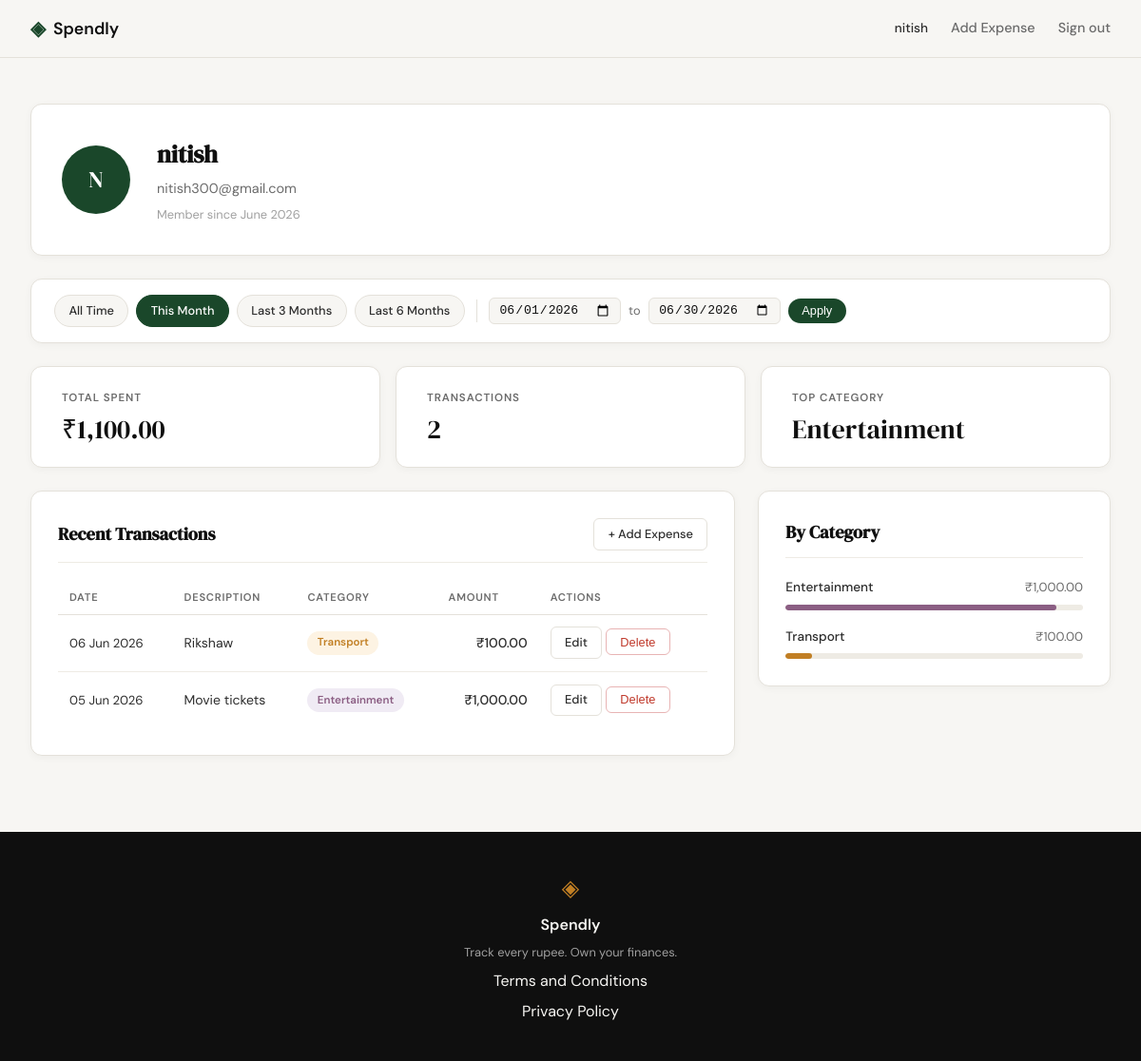
Before: /profile?date_from=2026-06-01&date_to=2026-06-30 (signed in) with the older database file.
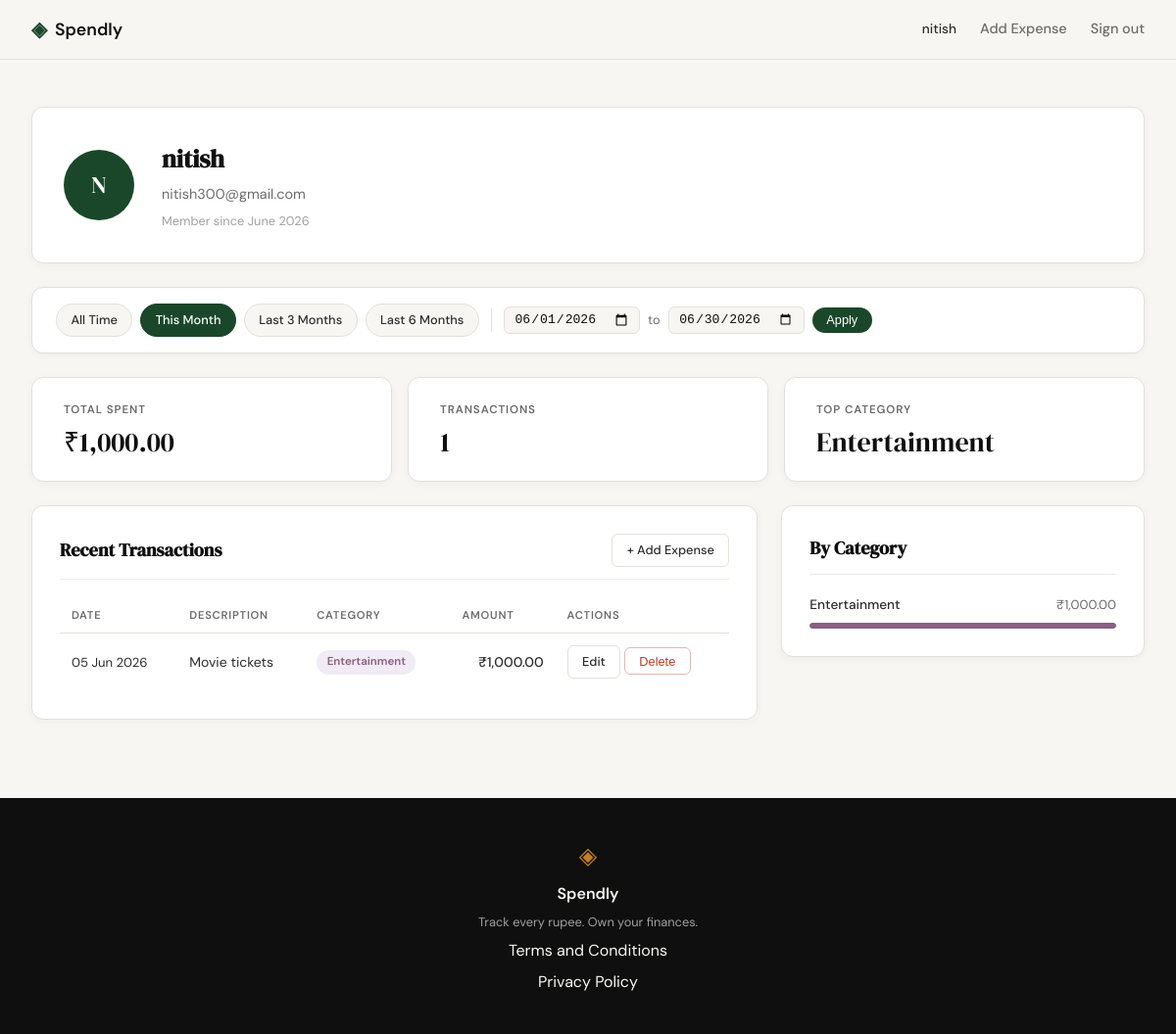
After: the same page with the newer database file.
### tables this page shows
CREATE TABLE users (
            id            INTEGER PRIMARY KEY AUTOINCREMENT,
            name          TEXT    NOT NULL,
            email         TEXT    UNIQUE NOT NULL,
            password_hash TEXT    NOT NULL,
            created_at    TEXT    DEFAULT (datetime('now'))
        );

CREATE TABLE expenses (
            id          INTEGER PRIMARY KEY AUTOINCREMENT,
            user_id     INTEGER NOT NULL REFERENCES users(id),
            amount      REAL    NOT NULL,
            category    TEXT    NOT NULL,
            date        TEXT    NOT NULL,
            description TEXT,
            created_at  TEXT    DEFAULT (datetime('now'))
        );

### app.py (the view)
@app.route("/profile")
def profile():
    if not session.get("user_id"):
        return redirect(url_for("login"))
    uid = session["user_id"]
    today = date.today()
    date_from = _parse_date(request.args.get("date_from"))
    date_to = _parse_date(request.args.get("date_to"))
    if date_from and date_to and date_from > date_to:
        flash("Start date must be before end date.", "error")
        date_from = date_to = None
    today_str = today.isoformat()
    this_month_from = today.replace(day=1).isoformat()
    this_month_to = today.replace(
        day=calendar.monthrange(today.year, today.month)[1]
    ).isoformat()
    presets = {
        "this_month": {"date_from": this_month_from, "date_to": this_month_to},
        "last_3":     {"date_from": _months_ago(today, 3), "date_to": today_str},
        "last_6":     {"date_from": _months_ago(today, 6), "date_to": today_str},
    }
    return render_template(
        "profile.html",
        user=get_user_by_id(uid),
        stats=get_summary_stats(uid, date_from, date_to),
        expenses=get_recent_transactions(uid, date_from=date_from, date_to=date_to),
        categories=get_category_breakdown(uid, date_from, date_to),
        date_from=date_from,
        date_to=date_to,
        presets=presets,
    )

### app.py (called while the page is built)
def _parse_date(val):
    try:
        datetime.strptime(val, "%Y-%m-%d")
        return val
    except (ValueError, TypeError):
        return None

def _months_ago(today, n):
    m, y = today.month - n, today.year
    while m <= 0:
        m += 12
        y -= 1
    return date(y, m, 1).isoformat()

### database/db.py (called while the page is built)
def get_db():
    conn = sqlite3.connect(DB_PATH)
    conn.row_factory = sqlite3.Row
    conn.execute("PRAGMA foreign_keys = ON")
    return conn

### database/queries.py (called while the page is built)
def _build_date_filter(date_from, date_to):
    if date_from and date_to:
        return "AND date BETWEEN ? AND ?", [date_from, date_to]
    return "", []

def get_user_by_id(user_id):
    conn = get_db()
    row = conn.execute(
        "SELECT id, name, email, created_at FROM users WHERE id = ?",
        (user_id,),
    ).fetchone()
    conn.close()
    if row is None:
        return None
    name = row["name"]
    initials = "".join(w[0].upper() for w in name.split() if w)
    member_since = datetime.strptime(row["created_at"], "%Y-%m-%d %H:%M:%S").strftime("%B %Y")
    return {
        "name": name,
        "email": row["email"],
        "initials": initials,
        "member_since": member_since,
    }

def get_recent_transactions(user_id, limit=10, date_from=None, date_to=None):
    date_clause, date_params = _build_date_filter(date_from, date_to)
    params = [user_id] + date_params + [limit]
    conn = get_db()
    rows = conn.execute(
        "SELECT id, date, description, category, amount "
        "FROM expenses "
        "WHERE user_id = ? "
        + date_clause +
        " ORDER BY date DESC, id DESC "
        "LIMIT ?",
        params,
    ).fetchall()
    conn.close()
    return [
        {
            "id": row["id"],
            "date": datetime.strptime(row["date"], "%Y-%m-%d").strftime("%d %b %Y"),
            "description": row["description"],
            "category": row["category"],
            "amount": "{:,.2f}".format(row["amount"]),
        }
        for row in rows
    ]

### templates/profile.html (shortened to what this page needs)
{% extends "base.html" %}
{% block head %}
<link rel="stylesheet" href="{{ url_for('static', filename='css/profile.css') }}">
{% endblock %}
{% block content %}
<div class="profile-page">
    <div class="profile-inner">
        <div class="profile-header-card">
            <div class="profile-avatar">{{ user.initials }}</div>
            <div class="profile-info">
                <h1 class="profile-name">{{ user.name }}</h1>
                <p class="profile-email">{{ user.email }}</p>
                <p class="profile-since">Member since {{ user.member_since }}</p>
            </div>
        </div>
        <div class="filter-bar">
            <div class="filter-presets">
                <a href="{{ url_for('profile') }}"
                   class="filter-preset-btn{% if not date_from and not date_to %} filter-preset-btn--active{% endif %}">
                    All Time
                </a>
                <a href="{{ url_for('profile', date_from=presets.this_month.date_from, date_to=presets.this_month.date_to) }}"
                   class="filter-preset-btn{% if date_from == presets.this_month.date_from and date_to == presets.this_month.date_to %} filter-preset-btn--active{% endif %}">
                    This Month
                </a>
                <a href="{{ url_for('profile', date_from=presets.last_3.date_from, date_to=presets.last_3.date_to) }}"
                   class="filter-preset-btn{% if date_from == presets.last_3.date_from and date_to == presets.last_3.date_to %} filter-preset-btn--active{% endif %}">
                    Last 3 Months
                </a>
                <a href="{{ url_for('profile', date_from=presets.last_6.date_from, date_to=presets.last_6.date_to) }}"
                   class="filter-preset-btn{% if date_from == presets.last_6.date_from and date_to == presets.last_6.date_to %} filter-preset-btn--active{% endif %}">
                    Last 6 Months
                </a>
            </div>
            <form class="filter-form" method="GET" action="{{ url_for('profile') }}">
                <input type="date" name="date_from" class="filter-date-input"
                       value="{{ date_from or '' }}">
                <span class="filter-to-label">to</span>
                <input type="date" name="date_to" class="filter-date-input"
                       value="{{ date_to or '' }}">
                <button type="submit" class="filter-apply-btn">Apply</button>
            </form>
        </div>
        <div class="profile-stats">
            <div class="stat-card">
                <span class="stat-label">Total Spent</span>
                <span class="stat-value">₹{{ stats.total }}</span>
            </div>
            <div class="stat-card">
                <span class="stat-label">Transactions</span>
                <span class="stat-value">{{ stats.count }}</span>
            </div>
            <div class="stat-card">
                <span class="stat-label">Top Category</span>
                <span class="stat-value">{{ stats.top_category }}</span>
            </div>
        </div>
        <div class="profile-grid">
            <div class="profile-section">
                <div class="section-header">
                    <h2 class="section-title">Recent Transactions</h2>
                    <a href="{{ url_for('add_expense') }}" class="btn-ghost btn-sm">+ Add Expense</a>
                </div>
                <div class="tx-table-wrapper">
                    <table class="tx-table">
                        <thead>
                            <tr>
                                <th>Date</th>
                                <th>Description</th>
                                <th>Category</th>
                                <th class="tx-amount-col">Amount</th>
                                <th>Actions</th>
                            </tr>
                        </thead>
                        <tbody>
                            {% for tx in expenses %}
                            <tr>
                                <td class="tx-date">{{ tx.date }}</td>
                                <td class="tx-desc">{{ tx.description }}</td>
                                <td>
                                    <span class="cat-badge cat-badge--{{ tx.category | lower }}">
                                        {{ tx.category }}
                                    </span>
                                </td>
                                <td class="tx-amount">₹{{ tx.amount }}</td>
                                <td>
                                    <a href="{{ url_for('edit_expense', id=tx.id) }}" class="btn-ghost btn-sm">Edit</a>
                                    <form action="{{ url_for('delete_expense', id=tx.id) }}" method="POST" style="display:inline;">
                                        <button type="submit" class="btn-ghost btn-sm btn-danger" onclick="return confirm('Delete this expense?')">Delete</button>
                                    </form>
                                </td>
                            </tr>
                            {% endfor %}
                        </tbody>
                    </table>
                </div>
            </div>
            <div class="profile-section">
                <div class="section-header">
                    <h2 class="section-title">By Category</h2>
                </div>
                <div class="category-list">
                    {% for cat in categories %}
                    <div class="cat-row">
                        <div class="cat-row-header">
                            <span class="cat-row-name">{{ cat.name }}</span>
                            <span class="cat-row-amount">₹{{ cat.amount }}</span>
                        </div>
                        <div class="cat-bar-track">
                            <div class="cat-bar cat-bar--{{ cat.name | lower }}"
                                 style="width: {{ cat.percent }}%"></div>
                        </div>
                    </div>
                    {% endfor %}
                </div>
            </div>
        </div>
    </div>
</div>
{% endblock %}

### templates/base.html (shortened to what this page needs)
<!DOCTYPE html>
<html lang="en">
<head>
    <link rel="stylesheet" href="{{ url_for('static', filename='css/style.css') }}">
    {% block head %}{% endblock %}
</head>
<body>
    <nav class="navbar">
        <div class="nav-inner">
            <a href="{{ url_for('landing') }}" class="nav-brand">
                <span class="brand-icon">◈</span>
                <span class="brand-name">Spendly</span>
            </a>
            <div class="nav-links">
                {% if session.user_id %}
                <span class="nav-username">{{ session.user_name }}</span>
                <a href="{{ url_for('add_expense') }}">Add Expense</a>
                <a href="{{ url_for('logout') }}">Sign out</a>
                {% else %}
                <a href="{{ url_for('login') }}">Sign in</a>
                <a href="{{ url_for('register') }}" class="nav-cta">Get started</a>
                {% endif %}
            </div>
        </div>
    </nav>
    <main class="main-content">
        {% block content %}{% endblock %}
    </main>
    <footer class="footer">
        <div class="footer-inner">
            <span class="brand-icon">◈</span>
            <span class="footer-name">Spendly</span>
            <p class="footer-copy">Track every rupee. Own your finances.</p>
            <a href="/terms">Terms and Conditions</a>
            <a href="/privacy">Privacy Policy</a>
        </div>
    </footer>
</body>
</html>

### static/css/style.css (style rules this page uses)
:root { --ink: #0f0f0f; --ink-soft: #2d2d2d; --ink-muted: #6b6b6b; --ink-faint: #a0a0a0; --paper: #f7f6f3; --paper-warm: #f0ede6; --paper-card: #ffffff; --accent: #1a472a; --accent-light: #e8f0eb; --accent-2: #c17f24; --accent-2-light: #fdf3e3; --danger: #c0392b; --danger-light: #fdecea; --border: #e4e1da; --border-soft: #eeebe4; --font-display: 'DM Serif Display', Georgia, serif; --font-body: 'DM Sans', system-ui, sans-serif; --max-width: 1200px; --auth-width: 440px; --radius-sm: 6px; --radius-md: 12px; --radius-lg: 20px; }
*, *::before, *::after { box-sizing: border-box; margin: 0; padding: 0; }
html { font-size: 16px; scroll-behavior: smooth; }
body { background: var(--paper); color: var(--ink); font-family: var(--font-body); font-size: 1rem; line-height: 1.6; -webkit-font-smoothing: antialiased; }
a { color: inherit; text-decoration: none; }
.navbar { position: sticky; top: 0; z-index: 100; background: var(--paper); border-bottom: 1px solid var(--border); padding: 0 2rem; }
.nav-inner { max-width: var(--max-width); margin: 0 auto; height: 60px; display: flex; align-items: center; justify-content: space-between; }
.nav-brand { display: flex; align-items: center; gap: 0.5rem; font-family: var(--font-body); font-weight: 600; font-size: 1.1rem; color: var(--ink); }
.brand-icon { color: var(--accent); font-size: 1.3rem; }
.brand-name { color: var(--ink); }
.nav-links { display: flex; align-items: center; gap: 1.5rem; font-size: 0.9rem; font-weight: 500; }
.nav-links a { color: var(--ink-muted); transition: color 0.2s; }
.main-content { min-height: calc(100vh - 60px - 100px); }
.btn-ghost { display: inline-block; background: transparent; color: var(--ink-soft); padding: 0.65rem 1.5rem; border-radius: var(--radius-sm); font-size: 0.9rem; font-weight: 500; border: 1px solid var(--border); transition: all 0.2s; text-decoration: none; }
.btn-danger { color: #c0392b; border-color: #e8b4b4; }
.footer { background: var(--ink); color: var(--paper); padding: 2.5rem 2rem; text-align: center; }
.footer-inner { display: flex; flex-direction: column; align-items: center; gap: 0.4rem; }
.footer .brand-icon { color: var(--accent-2); font-size: 1.5rem; }
.footer-name { font-weight: 600; font-size: 1rem; }
.footer-copy { font-size: 0.8rem; color: var(--ink-faint); }

Changed rows visible on the page:
removed expenses: date "06 Jun 2026", description "Rikshaw", category "Transport", amount "100.00", name "Transport", {{ cat.percent }} 9 (drawn)
computed for expenses "Movie tickets": {{ cat.percent }} 91 → 100 (drawn)
Other visible differences:
{{ stats.total }}: "1,100.00" → "1,000.00"
{{ stats.count }}: "2" → "1"
